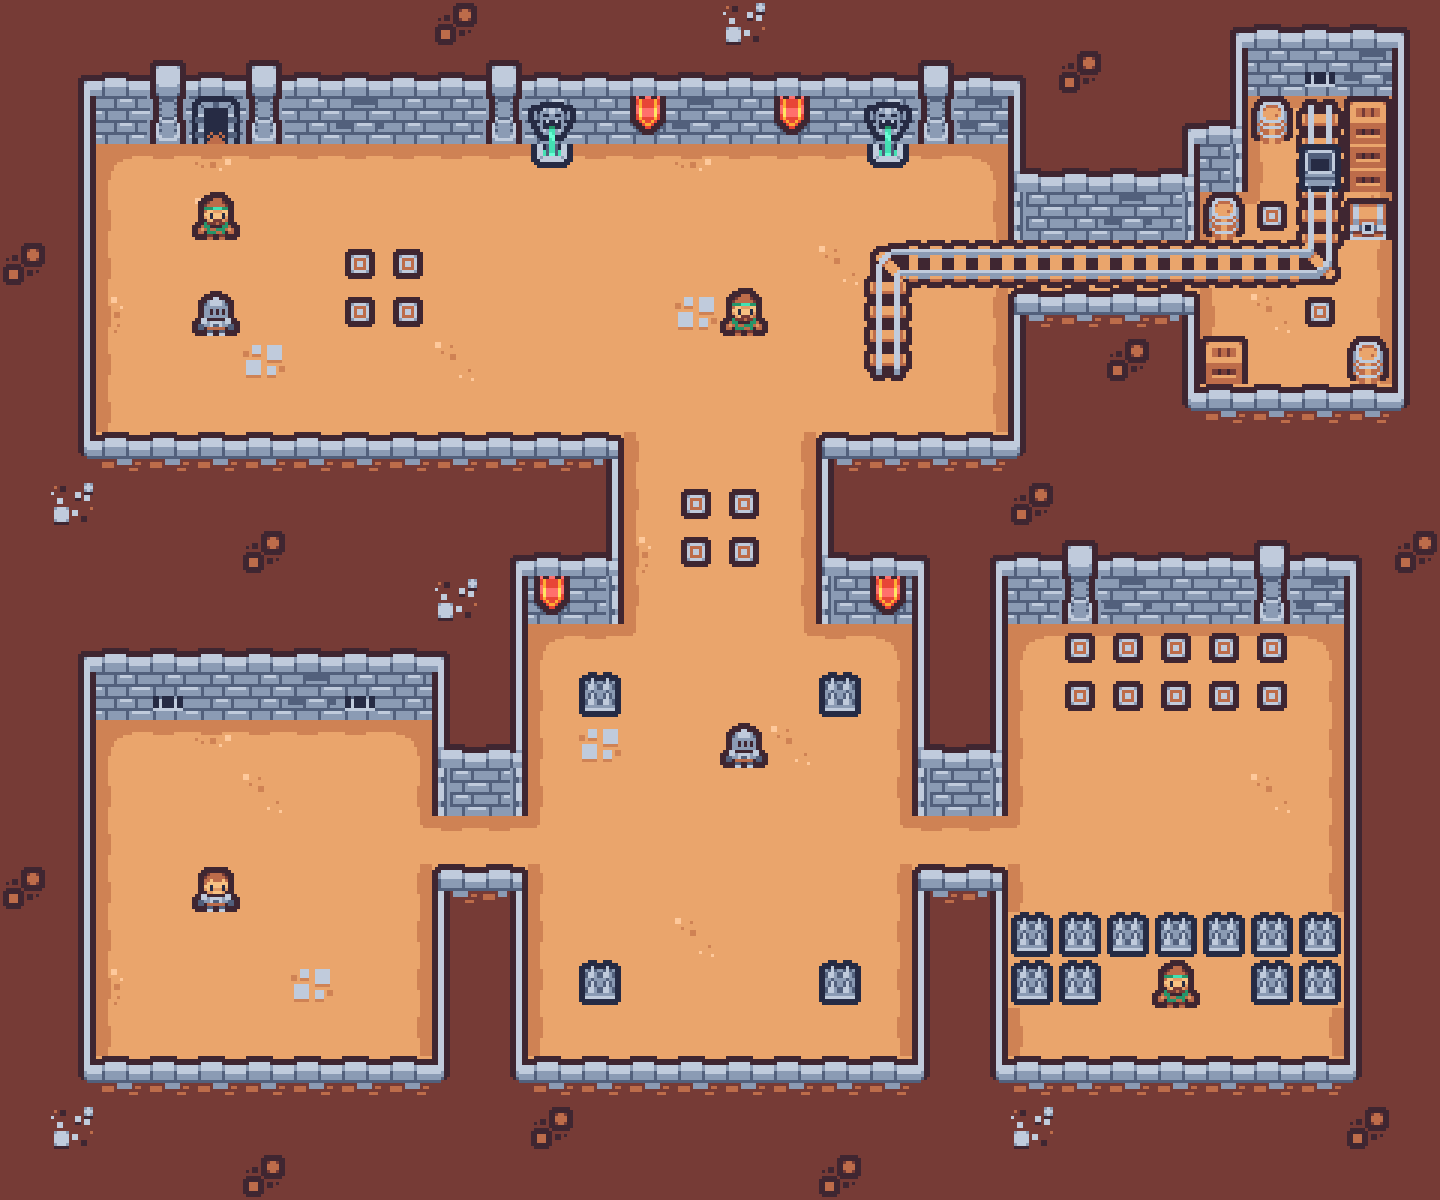

A 2D game scene composited from a Tiled map and its tileset images. What follows is a short description and the map's XML, with each tile layer's data collapsed to a summary:
An orthogonal 30x25 tile map with 48x48 px tiles, 11 tile layers (Ground, Walls, Decorations, Decorations2, ...), 1 hidden layer not drawn.

<map version="1.10" tiledversion="1.11.2" orientation="orthogonal" renderorder="right-down" width="30" height="25" tilewidth="48" tileheight="48" infinite="0" nextlayerid="13" nextobjectid="1">
 <tileset firstgid="1" name="tilemap" tilewidth="48" tileheight="48" spacing="3" tilecount="132" columns="12">
  <image source="tilemap.png" width="609" height="558" />
 </tileset>
 <layer id="1" name="Ground" width="30" height="25">
  <data>[750 cells, 750 non-empty, 7 distinct tile ids]</data>
 </layer>
 <layer id="2" name="Walls" width="30" height="25">
  <data>[750 cells, 407 non-empty, 25 distinct tile ids]</data>
 </layer>
 <layer id="8" name="Decorations" width="30" height="25">
  <data>[750 cells, 4 non-empty, 3 distinct tile ids]</data>
 </layer>
 <layer id="9" name="Decorations2" width="30" height="25">
  <data>[750 cells, 19 non-empty, 10 distinct tile ids]</data>
 </layer>
 <layer id="3" name="Start" width="30" height="25">
  <data>[750 cells, 1 non-empty, 1 distinct tile ids]</data>
 </layer>
 <layer id="4" name="Archer" width="30" height="25">
  <data>[750 cells, 3 non-empty, 1 distinct tile ids]</data>
 </layer>
 <layer id="5" name="Medals" width="30" height="25">
  <data>[750 cells, 20 non-empty, 1 distinct tile ids]</data>
 </layer>
 <layer id="6" name="Warrior" width="30" height="25">
  <data>[750 cells, 2 non-empty, 1 distinct tile ids]</data>
 </layer>
 <layer id="7" name="Finish" width="30" height="25">
  <data>[750 cells, 1 non-empty, 1 distinct tile ids]</data>
 </layer>
 <layer id="10" name="Barbarian" width="30" height="25">
  <data>[750 cells, 0 non-empty, 0 distinct tile ids]</data>
 </layer>
 <layer id="11" name="Spikes" width="30" height="25">
  <data>[750 cells, 15 non-empty, 1 distinct tile ids]</data>
 </layer>
 <layer id="12" name="Collision" width="30" height="25" visible="0">
  <data>[750 cells, 189 non-empty, 1 distinct tile ids]</data>
 </layer>
</map>
